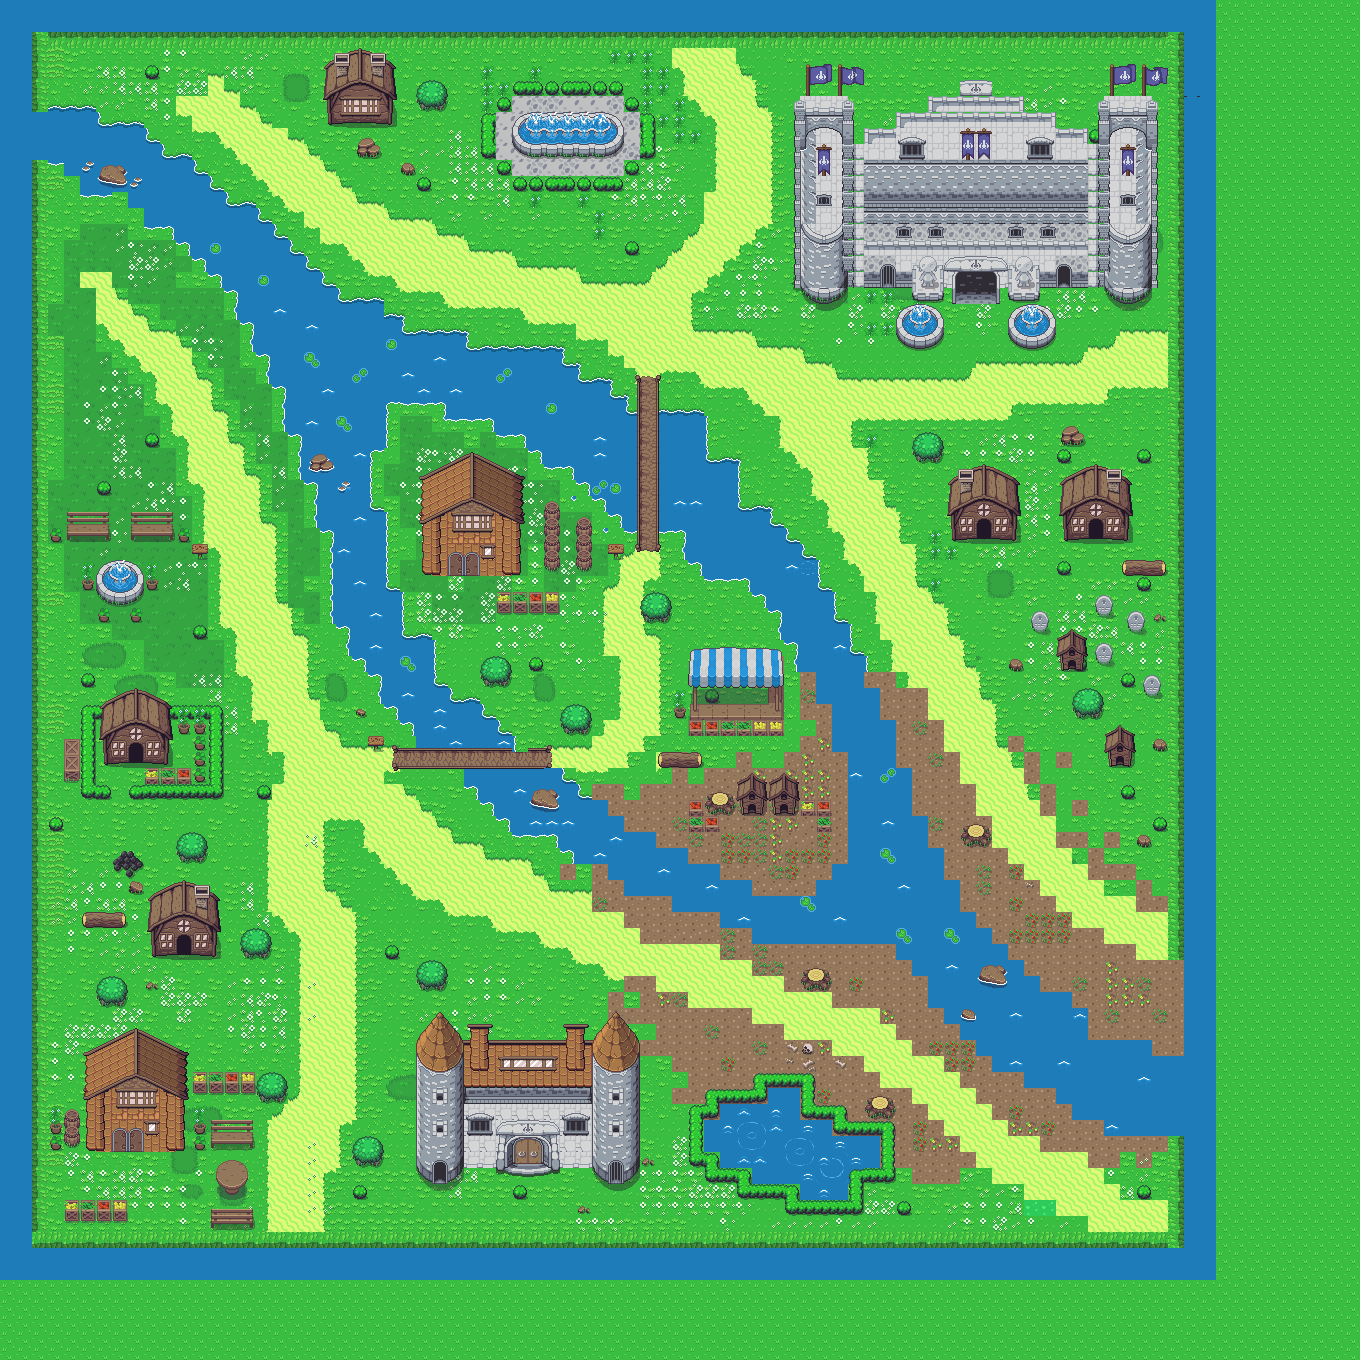

This game map was drawn from its Tiled (.tmx) file and the tilesets committed beside it. A one-line description and the trimmed map source follow:
An orthogonal 85x85 tile map with 16x16 px tiles, 5 tile layers (collisions, Ground, decoration, houses, ...).

<map version="1.8" tiledversion="1.8.4" orientation="orthogonal" renderorder="right-down" width="85" height="85" tilewidth="16" tileheight="16" infinite="0" nextlayerid="10" nextobjectid="1">
 <tileset firstgid="1" name="Base" tilewidth="16" tileheight="16" tilecount="1440" columns="40">
  <image source="../images/worldTiles/world.png" trans="000000" width="640" height="576" />
 </tileset>
 <layer id="5" name="collisions" width="85" height="85">
  <data>[7225 cells, 3386 non-empty, 1 distinct tile ids]</data>
 </layer>
 <layer id="1" name="Ground" width="85" height="85">
  <data>[7225 cells, 7225 non-empty, 73 distinct tile ids]</data>
 </layer>
 <layer id="4" name="decoration" width="85" height="85">
  <data>[7225 cells, 6875 non-empty, 200 distinct tile ids]</data>
 </layer>
 <layer id="7" name="houses" width="85" height="85">
  <data>[7225 cells, 7197 non-empty, 166 distinct tile ids]</data>
 </layer>
 <layer id="8" name="castle" width="85" height="85">
  <data>[7225 cells, 7225 non-empty, 163 distinct tile ids]</data>
 </layer>
</map>
